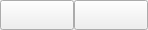
<?xml version="1.0" encoding="UTF-8"?>
<ui version="4.0">
 <class>UIAppWndTool</class>
 <widget class="QWidget" name="UIAppWndTool">
  <property name="geometry">
   <rect>
    <x>0</x>
    <y>0</y>
    <width>148</width>
    <height>30</height>
   </rect>
  </property>
  <property name="sizePolicy">
   <sizepolicy hsizetype="Fixed" vsizetype="Fixed">
    <horstretch>0</horstretch>
    <verstretch>0</verstretch>
   </sizepolicy>
  </property>
  <property name="minimumSize">
   <size>
    <width>148</width>
    <height>30</height>
   </size>
  </property>
  <property name="maximumSize">
   <size>
    <width>150</width>
    <height>30</height>
   </size>
  </property>
  <property name="windowTitle">
   <string>UIAppWndTool</string>
  </property>
  <layout class="QHBoxLayout" name="horizontalLayout">
   <property name="spacing">
    <number>0</number>
   </property>
   <property name="leftMargin">
    <number>0</number>
   </property>
   <property name="topMargin">
    <number>0</number>
   </property>
   <property name="rightMargin">
    <number>0</number>
   </property>
   <property name="bottomMargin">
    <number>0</number>
   </property>
   <item>
    <widget class="QWidget" name="widget" native="true">
     <layout class="QHBoxLayout" name="horizontalLayout_2">
      <property name="spacing">
       <number>0</number>
      </property>
      <property name="leftMargin">
       <number>0</number>
      </property>
      <property name="topMargin">
       <number>0</number>
      </property>
      <property name="rightMargin">
       <number>0</number>
      </property>
      <property name="bottomMargin">
       <number>0</number>
      </property>
      <item>
       <widget class="QPushButton" name="shift_pushButton">
        <property name="minimumSize">
         <size>
          <width>0</width>
          <height>30</height>
         </size>
        </property>
        <property name="text">
         <string/>
        </property>
       </widget>
      </item>
      <item>
       <widget class="QPushButton" name="close_pushButton">
        <property name="minimumSize">
         <size>
          <width>0</width>
          <height>30</height>
         </size>
        </property>
        <property name="text">
         <string/>
        </property>
       </widget>
      </item>
     </layout>
    </widget>
   </item>
  </layout>
 </widget>
 <layoutdefault spacing="6" margin="11"/>
 <resources/>
 <connections/>
</ui>
